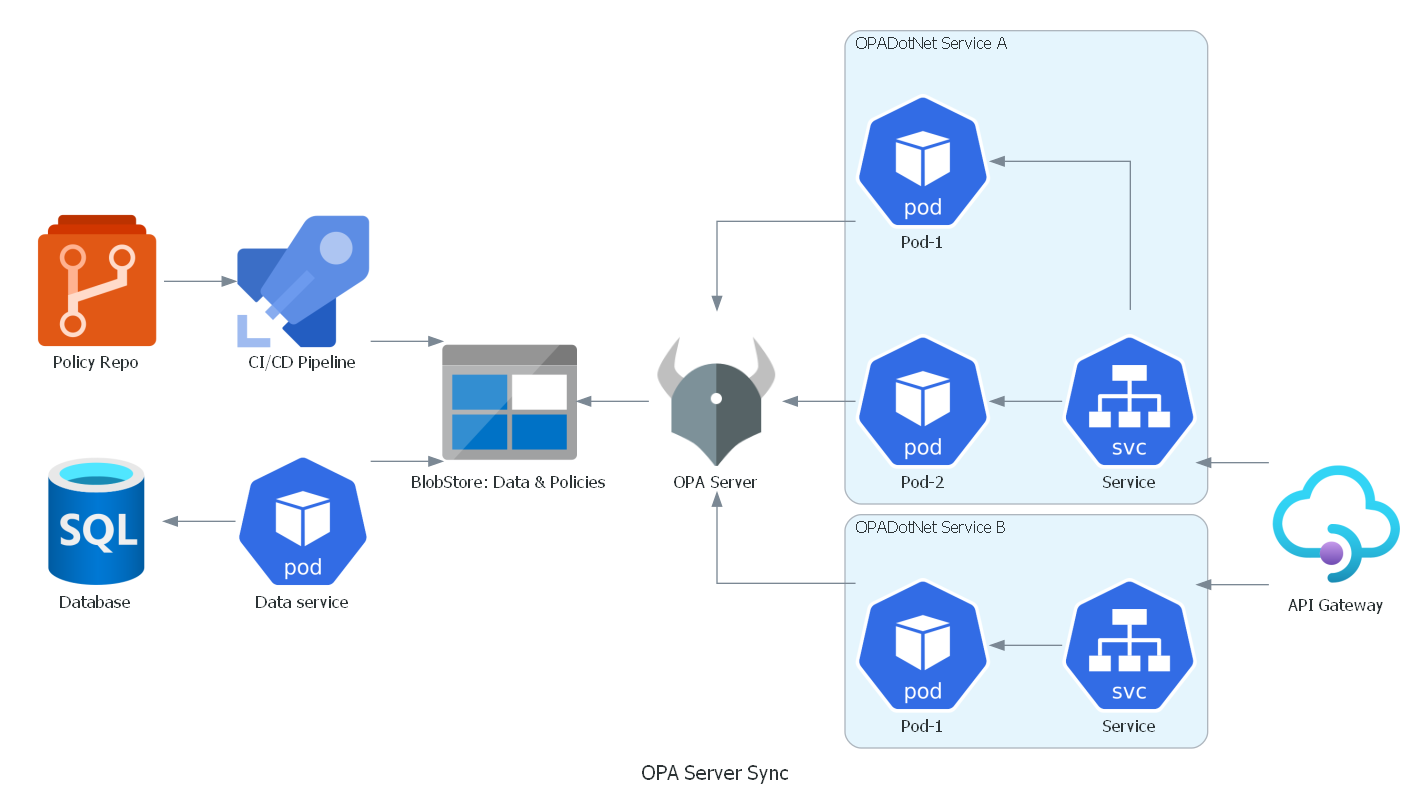

The Python source for this figure:
from sphinx_diagrams import SphinxDiagram
from diagrams import Cluster
from diagrams.custom import Custom
from urllib.request import urlretrieve
from diagrams.k8s.compute import Pod
from diagrams.k8s.network import SVC
from diagrams.azure.database import BlobStorage
from diagrams.azure.devops import Repos, Pipelines
from diagrams.azure.integration import APIManagement
from diagrams.azure.database import SQLDatabases

with SphinxDiagram(title="OPA Server Sync"):
    opaserver_url = "https://raw.githubusercontent.com/open-policy-agent/opa/main/logo/logo-144x144.png"
    opaserver_icon = "diagrams.png"
    urlretrieve(opaserver_url, opaserver_icon)

    opa_server = Custom("OPA Server", opaserver_icon)
    blobStore = BlobStorage("BlobStore: Data & Policies")
    gateway = APIManagement("API Gateway")
    cicd = Pipelines("CI/CD Pipeline")
    dataservice = Pod("Data service")

    with Cluster("OPADotNet Service A"):
      svcA_group = [Pod("Pod-1"),
                  Pod("Pod-2")]
      svcA_service = SVC("Service")

      svcA_group << svcA_service

    with Cluster("OPADotNet Service B"):
      svcB_group = [Pod("Pod-1")]
      svcB_service = SVC("Service")

      svcB_group << svcB_service

    opa_server << svcA_group
    opa_server << svcB_group

    Repos("Policy Repo") >> cicd
    cicd >> blobStore
    blobStore << opa_server

    SQLDatabases("Database") << dataservice
    dataservice >> blobStore

    svcA_service << gateway
    svcB_service << gateway
